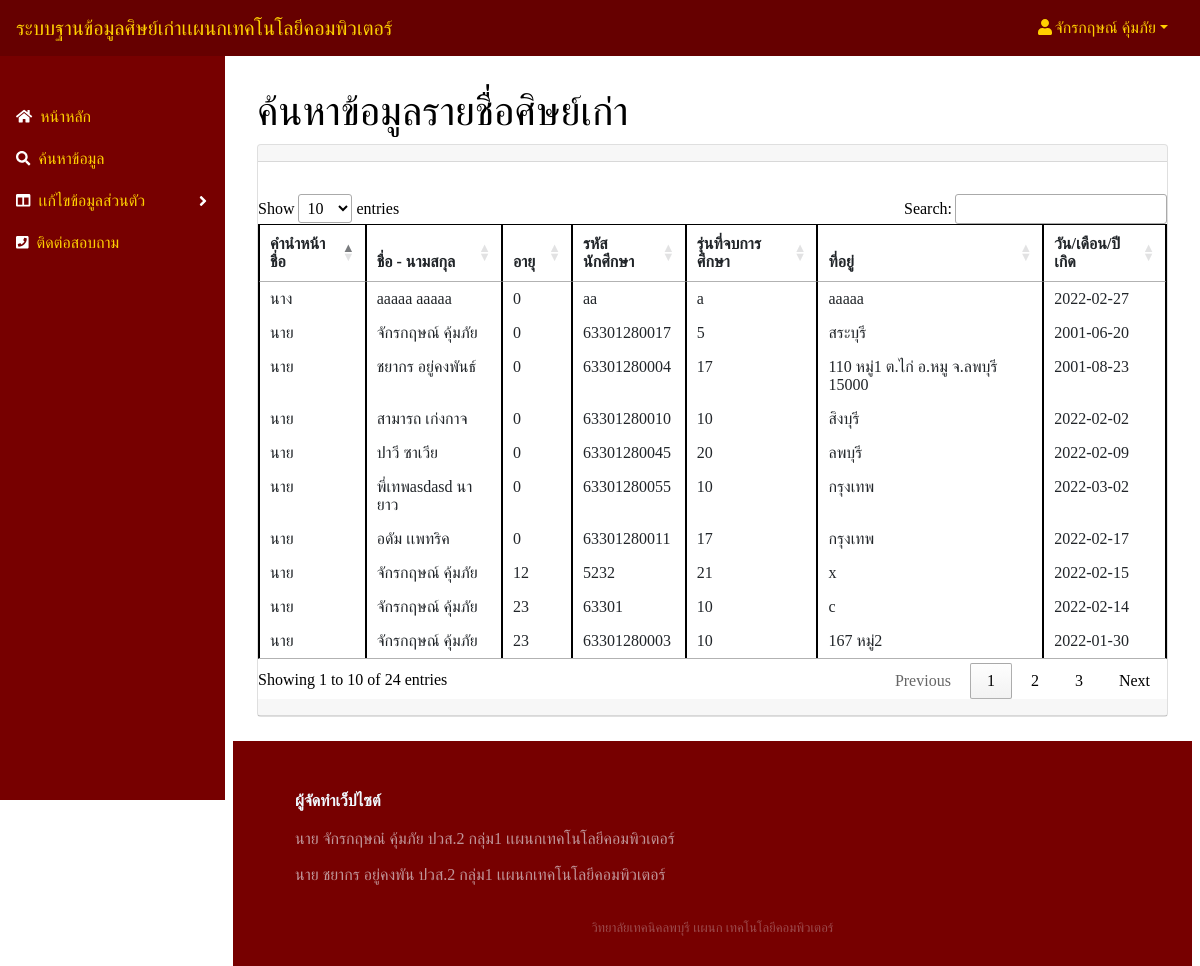
Screenshot of /searchuser.php (signed in) with the database file from the repository.
### tables this page shows
CREATE TABLE `usersfew` (
  `id` int(10) NOT NULL,
  `username` varchar(255) NOT NULL,
  `password` varchar(255) NOT NULL,
  `email` varchar(255) NOT NULL,
  `std_id` varchar(255) NOT NULL,
  `titlename` varchar(255) NOT NULL,
  `firstname` varchar(255) NOT NULL,
  `lastname` varchar(255) NOT NULL,
  `address` varchar(255) NOT NULL,
  `gen` varchar(255) NOT NULL,
  `job` varchar(255) NOT NULL,
  `img` varchar(255) NOT NULL,
  `birthday` varchar(255) NOT NULL,
  `age` int(10) NOT NULL,
  `urole` varchar(255) NOT NULL,
  `create_at` timestamp NOT NULL DEFAULT current_timestamp()
);

### searchuser.php (the view, shortened to what this page needs)
<?php
    require_once 'config/db.php';
?>
<!DOCTYPE html>
<html lang="en">
    <head>
        <link href="https://cdn.jsdelivr.net/npm/simple-datatables@latest/dist/style.css" rel="stylesheet" />
        <link href="styleuserlogin.css" rel="stylesheet" />
        <link rel="stylesheet" href="https://cdn.datatables.net/1.11.4/css/jquery.dataTables.min.css">
    </head>
    <body class="sb-nav-fixed">
    <?php
            if (isset($_SESSION['user_login'])) {
                $user_id = $_SESSION['user_login'];
                $stmt = $conn->query("SELECT * FROM usersfew WHERE id = $user_id");
                $stmt->execute();
                $row = $stmt->fetch(PDO::FETCH_ASSOC);
            }
        ?>
        <nav class="sb-topnav navbar navbar-expand sb-sidenav-light1">
            <a class="navbar-brand ps-3" href="">ระบบฐานข้อมูลศิษย์เก่าเเผนกเทคโนโลยีคอมพิวเตอร์</a>
            <ul class="navbar-nav ms-auto ms-md-0 me-3 me-lg-4">
                <li class="nav-item dropdown">
                    <a class="nav-link dropdown-toggle" id="navbarDropdown" href="#" role="button" data-bs-toggle="dropdown" aria-expanded="false">
                        <i class="fas fa-user fa-fw"></i><?php echo $row['firstname'] .' '. $row['lastname'] ?></a>
                </li>
            </ul>
        </nav>
        <div id="layoutSidenav">
            <div id="layoutSidenav_nav">
                <nav class="sb-sidenav accordion sb-sidenav-light" id="sidenavAccordion">
                    <div class="sb-sidenav-menu">
                        <div class="nav">
                            <div class="sb-sidenav-menu-heading"></div>
                            <a class="nav-link" href="userlogin.php">
                                <div class="sb-nav-link-icon"><i class="fa fa-home"></i></div>
                                หน้าหลัก
                            </a>
                            <a class="nav-link" href="searchuser.php">
                                <div class="sb-nav-link-icon"><i class="fa fa-search"></i></div>
                                ค้นหาข้อมูล
                            </a>
                            <a class="nav-link collapsed" href="#" data-bs-toggle="collapse" data-bs-target="#collapseLayouts" aria-expanded="false" aria-controls="collapseLayouts">
                                <div class="sb-nav-link-icon"><i class="fas fa-columns"></i></div>
                                เเก้ไขข้อมูลส่วนตัว
                                <div class="sb-sidenav-collapse-arrow"><i class="fas fa-angle-down"></i></div>
                            </a>
                            <a class="nav-link" href="https://web.facebook.com/Softwarelopburi/">
                                <div class="sb-nav-link-icon"><i class="fa fa-phone-square"></i></div>
                                ติดต่อสอบถาม
                            </a>
                        </div>
                    </div>
                </nav>
            </div>
            <div id="layoutSidenav_content">
                <main>
                    <div class="container-fluid px-4">
                        <h1 class="mt-4">ค้นหาข้อมูลรายชื่อศิษย์เก่า</h1>
                        <div class="card mb-4">
                            <div class="card-header"></div>
                            <table id="myTable" class="table table-hover table-bordered">
                            <div class="card-body">
                            <thead>
                                    <th>คำนำหน้าชื่อ</th>
                                    <th>ชื่อ - นามสกุล</th>
                                    <th>อายุ</th>
                                    <th>รหัสนักศึกษา</th>
                                    <th>รุ่นที่จบการศึกษา</th>
                                    <th>ที่อยู่</th>
                                    <th>วัน/เดือน/ปีเกิด</th>
                                </thead>
                                <tbody>
                                <?php
                                    $stmt = $conn->query("SELECT * FROM usersfew WHERE urole = 'user'");
                                    $stmt->execute();
                                    $users = $stmt->fetchAll();
                                    foreach($users as $user) {
                                ?>
                                    <tr>
                                        <td><?php echo $user['titlename'] ?></td>
                                        <td><?php echo $user['firstname']. ' ' . $user['lastname']?></td>
                                        <td><?php echo $user['age'] ?></td>
                                        <td><?php echo $user['std_id'] ?></td>
                                        <td><?php echo $user['gen'] ?></td>
                                        <td><?php echo $user['address'] ?></td>
                                        <td><?php echo $user['birthday'] ?></td>
                                    </tr>
                                <?php
                                    }
                                ?>
                                    </tbody>
                                </table>
                                <div class="card-header"></div>
                            </div>
                        </div>
                        <div class="footer-dark">
        <footer>
            <div class="container">
                <div class="row">
                    <div class="col-md-6 item text">
                        <h3>ผู้จัดทำเว็ปไซต์</h3>
                        <p>นาย จักรกฤษณ๋ คุ้มภัย ปวส.2 กลุ่ม1 เเผนกเทคโนโลยีคอมพิวเตอร์</p><br>
                        <p>นาย ชยากร อยู่คงพัน ปวส.2 กลุ่ม1 เเผนกเทคโนโลยีคอมพิวเตอร์</p>
                    </div>
                </div>
                <p class="copyright">วิทยาลัยเทคนิคลพบุรี เเผนก เทคโนโลยีคอมพิวเตอร์</p>
            </div>
        </footer>
    </div>
                    </div>
            </div>
    </body>
</html>

### rows the page displays
usersfew: firstname "จักรกฤษณ์", lastname "คุ้มภัย", titlename "นาย", age "0", std "63301280017", gen "5", address "สระบุรี", birthday "2001-06-20"
usersfew: titlename "นาย", firstname "ชยากร", lastname "อยู่คงพันธ์", age "0", std "63301280004", gen "17", address "110 หมู่1 ต.ไก่ อ.หมู จ.ลพบุรี 15000", birthday "2001-08-23"
usersfew: titlename "นาย", firstname "สามารถ", lastname "เก่งกาจ", age "0", std "63301280010", gen "10", address "สิงบุรี", birthday "2022-02-02"
usersfew: titlename "นาย", firstname "ปาวี", lastname "ซาเวีย", age "0", std "63301280045", gen "20", address "ลพบุรี", birthday "2022-02-09"
usersfew: titlename "นาย", firstname "พี่เทพasdasd", lastname "นายาว", age "0", std "63301280055", gen "10", address "กรุงเทพ", birthday "2022-03-02"
usersfew: titlename "นาย", firstname "อดัม", lastname "เเพทริค", age "0", std "63301280011", gen "17", address "กรุงเทพ", birthday "2022-02-17"
usersfew: titlename "นาย", firstname "จักรกฤษณ์", lastname "คุ้มภัย", age "12", std "5232", gen "21", address "x", birthday "2022-02-15"
usersfew: titlename "นาย", firstname "จักรกฤษณ์", lastname "คุ้มภัย", age "23", std "63301", gen "10", address "c", birthday "2022-02-14"
usersfew: titlename "นาย", firstname "จักรกฤษณ์", lastname "คุ้มภัย", age "23", std "63301280003", gen "10", address "167 หมู่2", birthday "2022-01-30"
usersfew: titlename "นาง", firstname "aaaaa", lastname "aaaaa", age "0", std "aa", gen "a", address "aaaaa", birthday "2022-02-27"
